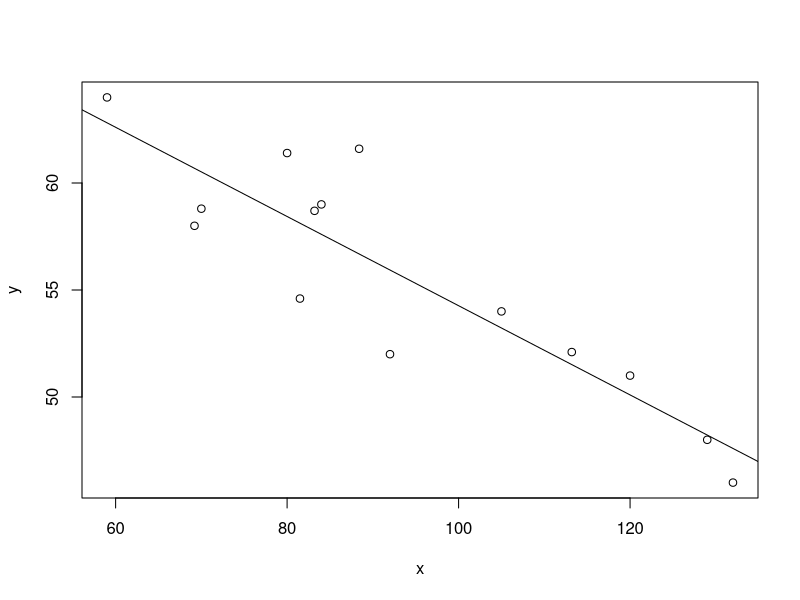
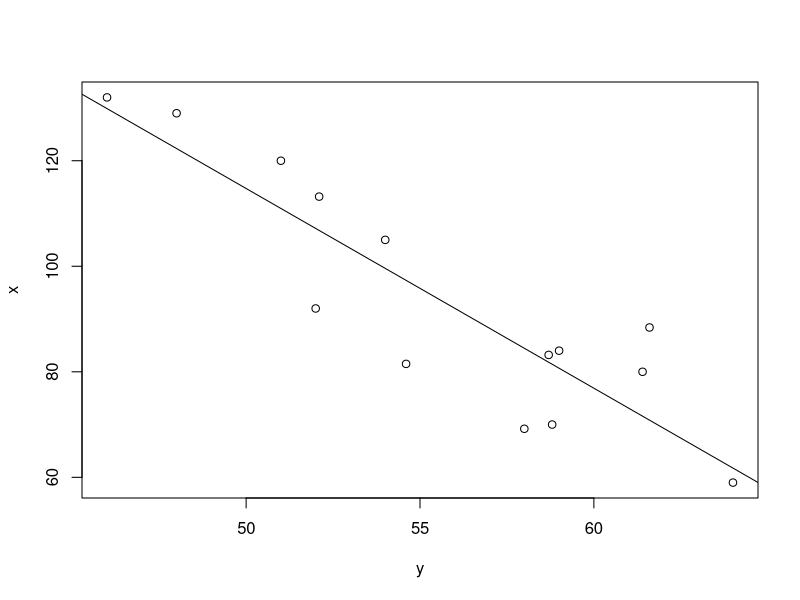
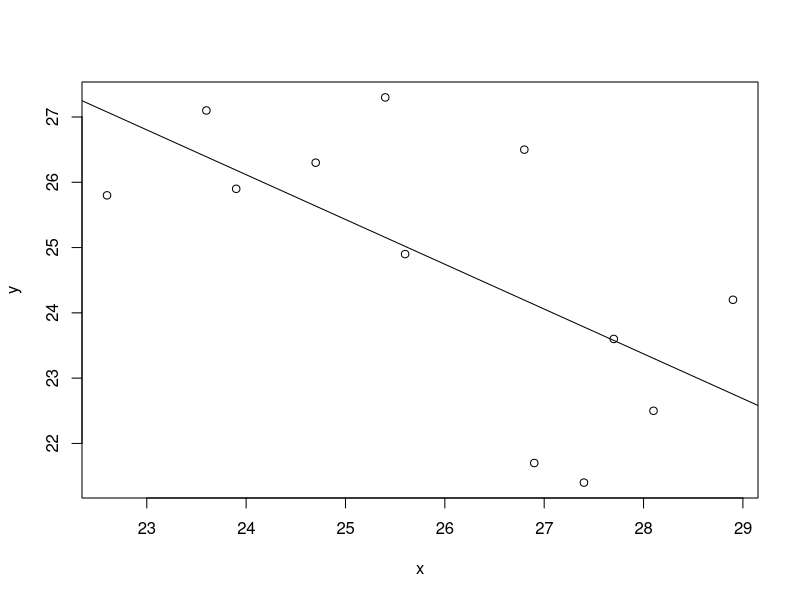
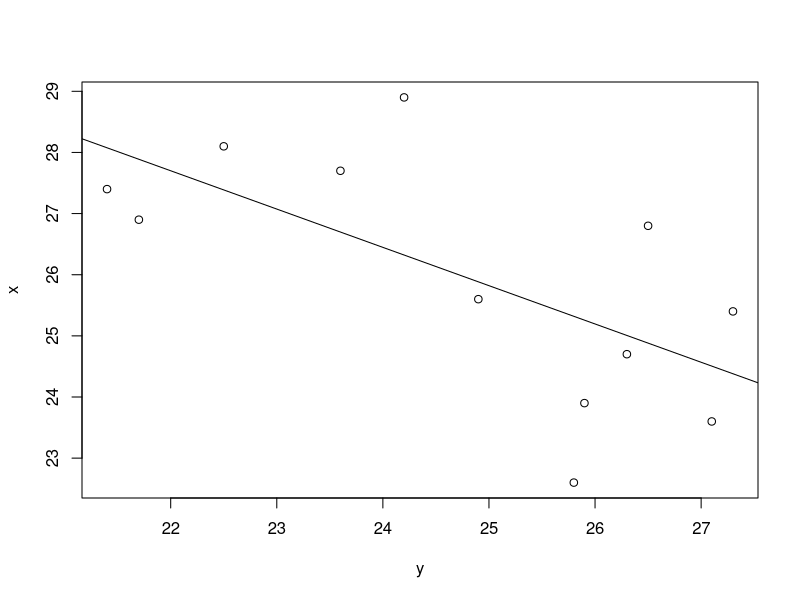

Here is the R script that generated these plots, in order:
x=c(132,129,120,113.2,105,92,84,83.2,88.4,59,80,81.5,70,69.2)
y=c(46,48,51,52.1,54,52,59,58.7,61.6,64,61.4,54.6,58.8,58)
sxy=sum((x-mean(x))*(y-mean(y)))
sxx=sum((x-mean(x))^2)
syy=sum((y-mean(y))^2)
b=sxy/syy
b
a=mean(x)-b*mean(y)
a

#PLOT-1
plot(x,y)+abline(lm(y~x))
lm(y~x)

b1=sxy/sxx
b1
a1=mean(y)-b*mean(x)
a1

#PLOT-2
plot(y,x)+abline(lm(x~y))
lm(x~y)


#2Q
x=c(26.8,25.4,28.9,23.6,27.7,23.9,24.7,28.1,26.9,27.4,22.6,25.6)
y=c(26.5,27.3,24.2,27.1,23.6,25.9,26.3,22.5,21.7,21.4,25.8,24.9)
sxy=sum((x-mean(x))*(y-mean(y)))
sxx=sum((x-mean(x))^2)
syy=sum((y-mean(y))^2)
b=sxy/syy
b
a=mean(x)-b*mean(y)
a

#PLOT-3
plot(x,y)+abline(lm(y~x))
lm(y~x)

b1=sxy/sxx
b1
a1=mean(y)-b*mean(x)
a1

#PLOT-4
plot(y,x)+abline(lm(x~y))
lm(x~y)
